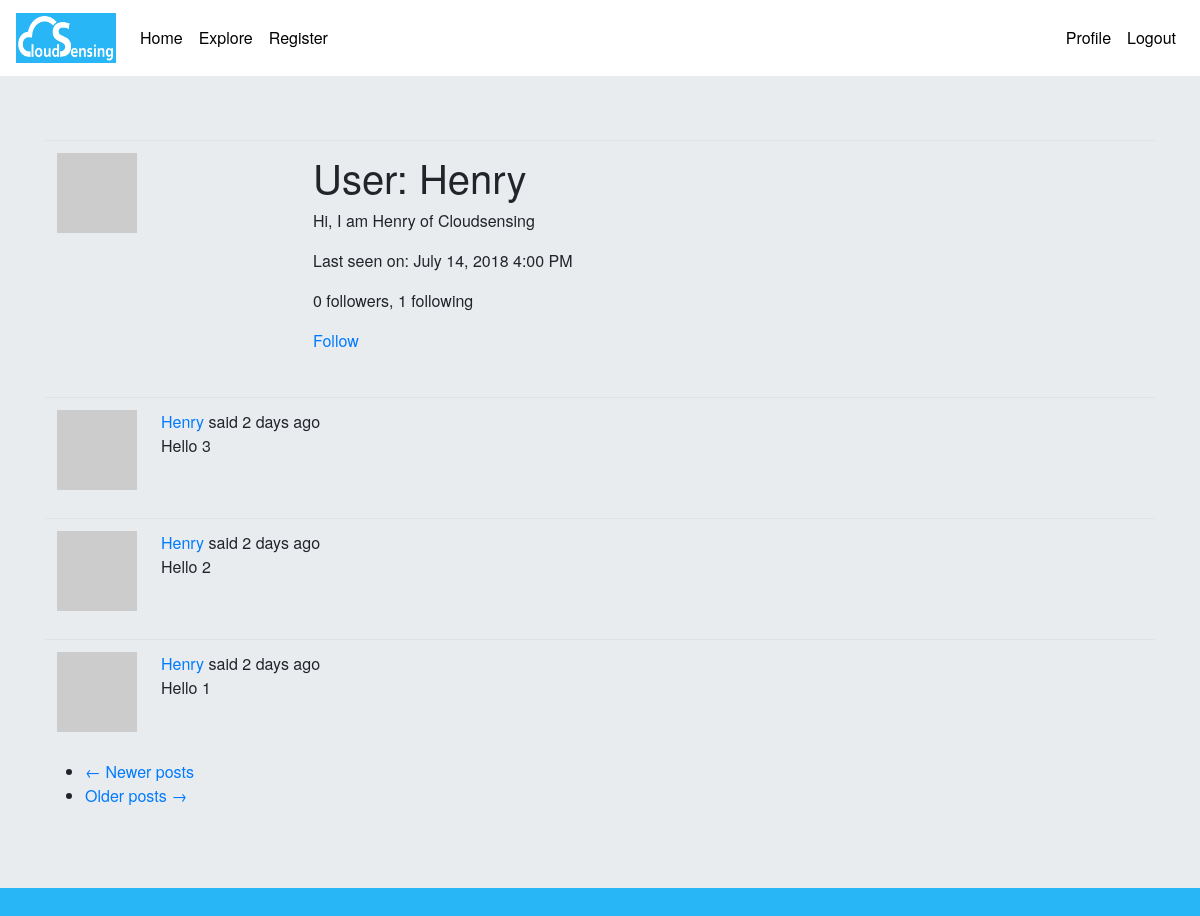
Page /user/Henry (signed in) on the earlier database version.
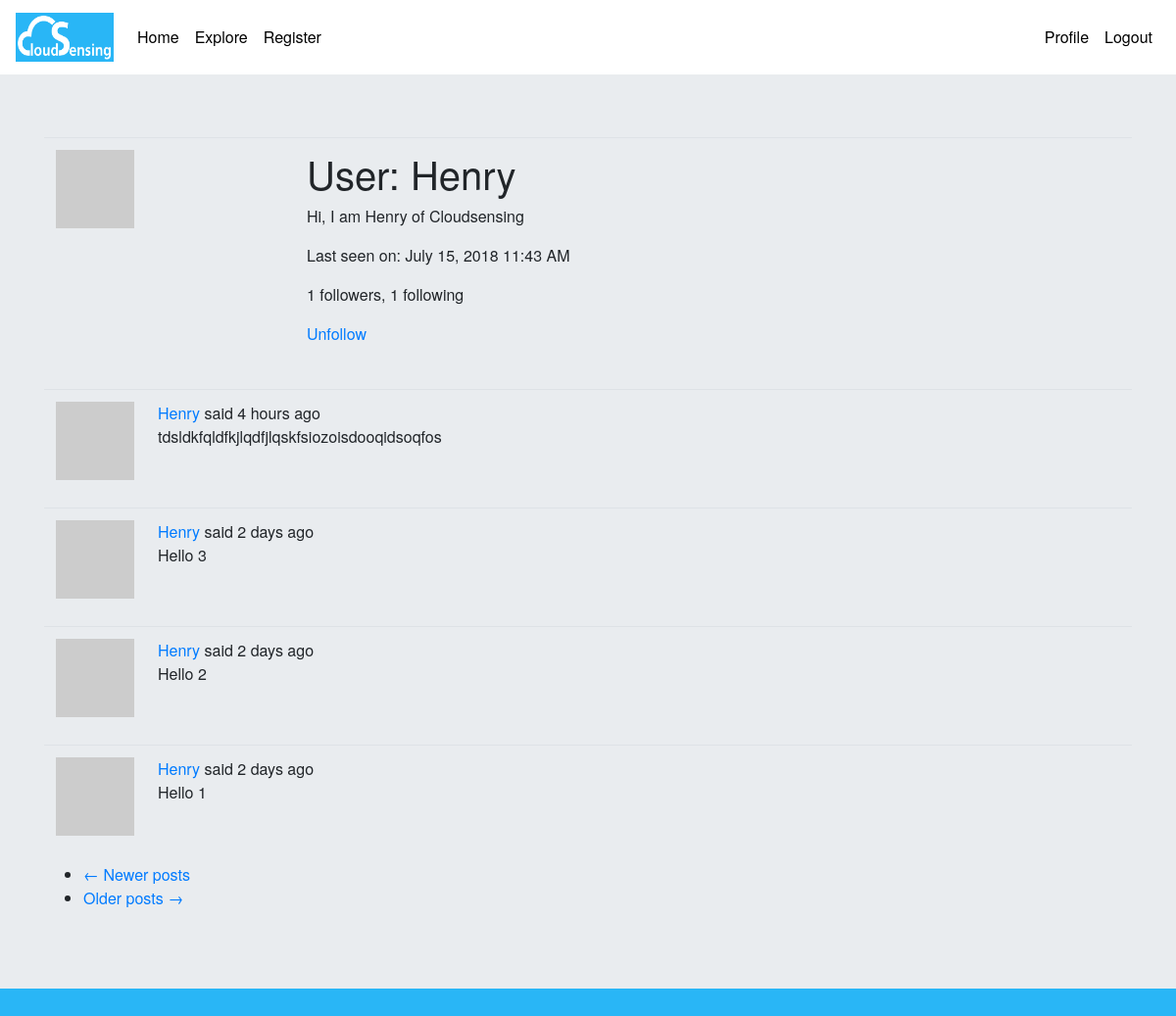
Same page on the later database version.
### my_app/models.py (models this page shows, shortened)
class User(UserMixin, db.Model):
    id = db.Column(db.Integer, primary_key=True)
    username = db.Column(db.String(64), index=True, unique=True)
    email = db.Column(db.String(120), index=True, unique=True)
    password_hash = db.Column(db.String(128))
    posts = db.relationship('Post', backref='author', lazy='dynamic')
    about_me = db.Column(db.String(140))
    last_seen = db.Column(db.DateTime, default=datetime.utcnow)
    followed = db.relationship(
        'User', secondary=followers,
        primaryjoin=(followers.c.follower_id == id),
        secondaryjoin=(followers.c.followed_id == id),
        backref=db.backref('followers', lazy='dynamic'), lazy='dynamic')
    def avatar(self, size):
        digest = md5(self.email.lower().encode('utf-8')).hexdigest()
        return 'https://www.gravatar.com/avatar/{}?d=identicon&s={}'.format(
            digest, size)
    def is_following(self, user):
        return self.followed.filter(
            followers.c.followed_id == user.id).count() > 0

class Post(db.Model):
    id = db.Column(db.Integer, primary_key=True)
    body = db.Column(db.String(140))
    timestamp = db.Column(db.DateTime, index=True, default=datetime.utcnow)
    user_id = db.Column(db.Integer, db.ForeignKey('user.id'))

### my_app/routes.py (the view)
@app.route('/user/<username>')
@login_required
def user(username):
    user = User.query.filter_by(username=username).first_or_404()
    page = request.args.get('page', 1, type=int)
    posts = user.posts.order_by(Post.timestamp.desc()).paginate(
        page, app.config['POSTS_PER_PAGE'], False)
    next_url = url_for('user', username=user.username, page=posts.next_num) \
        if posts.has_next else None
    prev_url = url_for('user', username=user.username, page=posts.prev_num) \
        if posts.has_prev else None
    return render_template('user.html', user=user, posts=posts.items,
                           next_url=next_url, prev_url=prev_url)

### my_app/models.py (called while the page is built)
@login.user_loader
def load_user(id):
    return User.query.get(int(id))

### my_app/routes.py (called while the page is built)
@app.before_request
def before_request():
    if current_user.is_authenticated:
        current_user.last_seen = datetime.utcnow()
        db.session.commit()
    g.locale = str(get_locale())

### my_app/templates/user.html
{% extends "base.html" %}
{% block content %}
    <table class="table table-hover">
        <tr>
            <td width="256px"><img src="{{ user.avatar(256) }}"></td>
            <td>
                <h1>{{ _('User') }}: {{ user.username }}</h1>
                {% if user.about_me %}<p>{{ user.about_me }}</p>{% endif %}
                {% if user.last_seen %}
                <p>{{ _('Last seen on') }}: {{ moment(user.last_seen).format('LLL') }}</p>
                {% endif %}
                <p>{{ _('%(count)d followers', count=user.followers.count()) }}, {{ _('%(count)d following', count=user.followed.count()) }}</p>
                {% if user == current_user %}
                <p><a href="{{ url_for('edit_profile') }}">{{ _('Edit your profile') }}</a></p>
                {% elif not current_user.is_following(user) %}
                <p><a href="{{ url_for('follow', username=user.username) }}">{{ _('Follow') }}</a></p>
                {% else %}
                <p><a href="{{ url_for('unfollow', username=user.username) }}">{{ _('Unfollow') }}</a></p>
                {% endif %}
            </td>
        </tr>
    </table>
    {% for post in posts %}
        {% include '_post.html' %}
    {% endfor %}
    <nav aria-label="...">
        <ul class="pager">
            <li class="previous{% if not prev_url %} disabled{% endif %}">
                <a href="{{ prev_url or '#' }}">
                    <span aria-hidden="true">&larr;</span> {{ _('Newer posts') }}
                </a>
            </li>
            <li class="next{% if not next_url %} disabled{% endif %}">
                <a href="{{ next_url or '#' }}">
                    {{ _('Older posts') }} <span aria-hidden="true">&rarr;</span>
                </a>
            </li>
        </ul>
    </nav>
{% endblock %}

### my_app/templates/base.html (shortened to what this page needs)
<!DOCTYPE html>
<html lang="en" dir="ltr">
<head>
    <link rel="stylesheet" href="https://maxcdn.bootstrapcdn.com/bootstrap/4.0.0/css/bootstrap.min.css"
>
    <link rel="stylesheet" href="{{ url_for('static', filename='css/main.css') }}">
</head>
<body>
    <nav id="Nav" class="navbar navbar-expand-lg navbar navbar-light" style="background-color: white;">
        <a class="navbar-brand" href="{{ url_for('index') }}">
      <img src="{{url_for('static', filename='logoCS1.png')}}" width="100" height="50" class="d-inline-block align-top" alt="logo">
    </a>
      <div class="<collapse navbar-collapse" id="navbarNavDropdown">
        <ul class="navbar-nav">
          <li class="nav-item active">
            <a class="nav-link" href="{{ url_for('index') }}">{{ _('Home') }}<span class="sr-only">(current)</span></a>
          </li>
          <li class="nav-item active">
            <a class="nav-link" href="{{ url_for('explore') }}">{{ _('Explore') }}</a>
          </li>
          <li class="nav-item">
            <a class="nav-link" href="{{ url_for('register') }}">{{ _('Register') }}</a>
          </li>
        </ul>
      </div>
      <span>
            {% if current_user.is_anonymous %}
                <a class="nav-link" href="{{ url_for('login') }}">{{ _('Login') }}</a>
            {% else %}
            <ul class="navbar-nav">
                <li class="nav-item">
                  <a class="nav-link" href="{{ url_for('user', username=current_user.username) }}">{{ _('Profile') }}</a>
                </li>
                <li class="nav-item">
                  <a class="nav-link" href="{{ url_for('logout') }}">{{ _('Logout') }}</a>
                </li>
            </ul>
            {% endif %}
      </span>
    </nav>
    <div class="jumbotron jumbotron-fluid">
       <div class="container">
           {% block content %} {% endblock %}
       </div>
    </div>
</body>
</html>

### my_app/templates/_post.html (shortened to what this page needs)
<table class="table table-hover">
    <tr>
        <td width="70px">
            <a href="{{ url_for('user', username=post.author.username) }}">
                <img src="{{ post.author.avatar(70) }}" />
            </a>
        </td>
        <td>
            {{ _('%(username)s said %(when)s',
                username=user_link, when=moment(post.timestamp).fromNow()) }}
            <br>
            {{ post.body }}
        </td>
    </tr>
</table>

### my_app/static/CSS/main.css (style rules this page uses)
body { background-color: #29B6F6; margin: 0; padding: 0; font-family: "Helvetica Neue", Helvetica, Arial, sans-serif; color: border-left: ; }
#Nav a { color: black; }

Differences in the rows shown:
changed User "Henry": last_seen "July 14, 2018 4:00 PM" → "July 15, 2018 11:43 AM"
added Post: body "tdsldkfqldfkjlqdfjlqskfsiozoisdooqidsoqfos"
Other differences:
text no longer shown: "0 followers Follow"
text now shown: "1 followers Unfollow"
